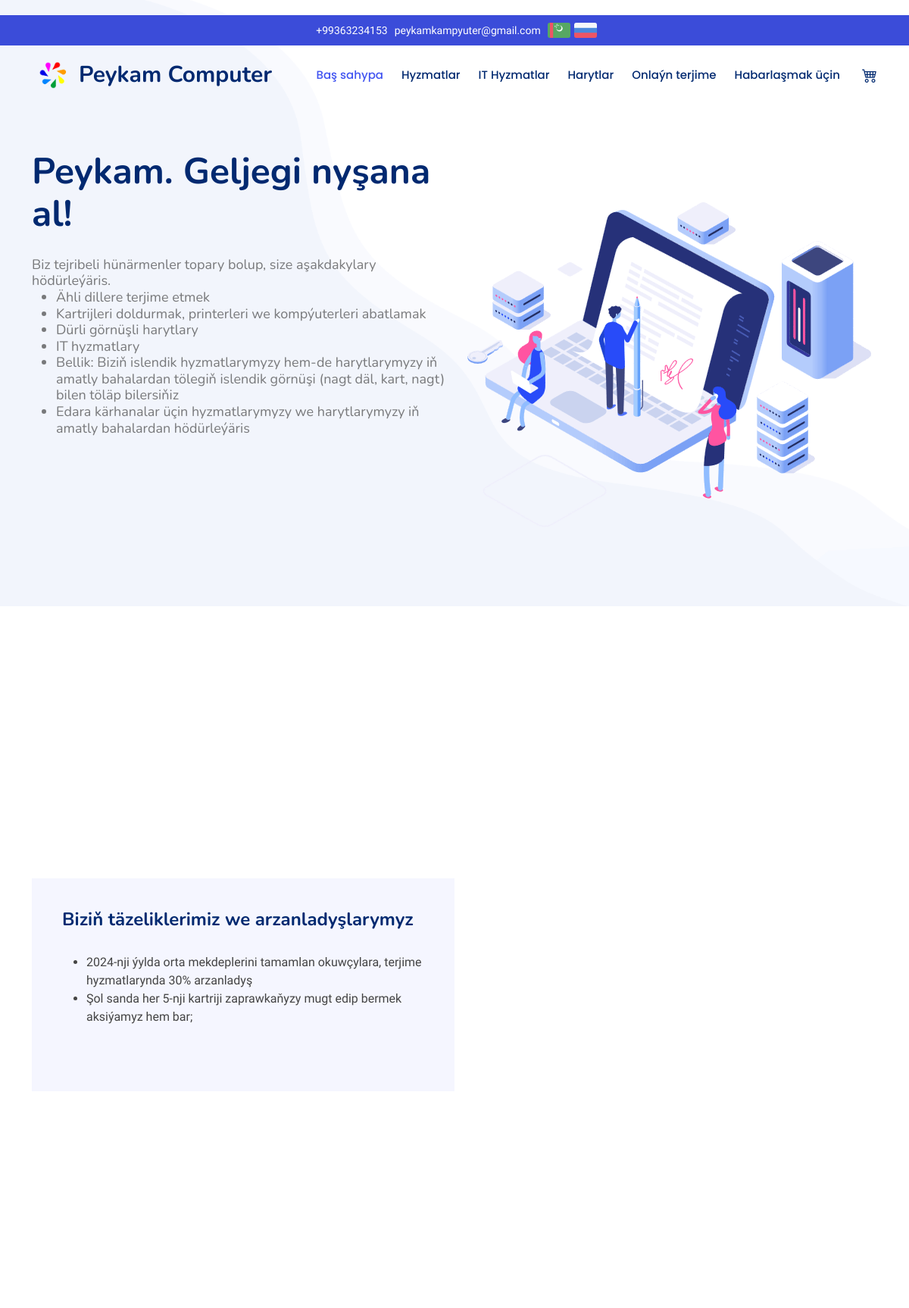
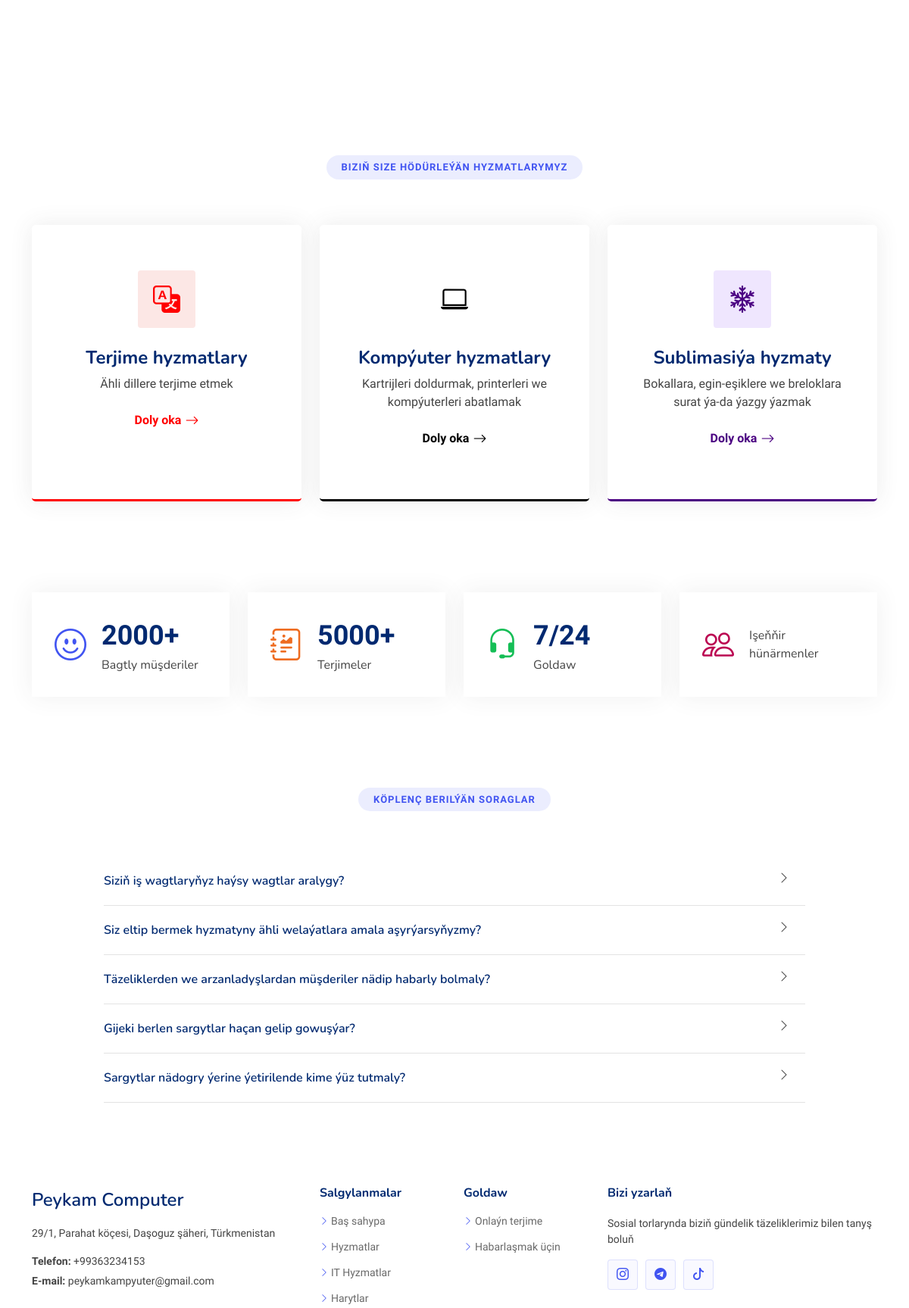
The page / (upper part) on the database its author committed (2 pictures, top to bottom).
### main/models.py (models this page shows, shortened)
class Info(models.Model):
    logo_name = models.CharField(max_length = 500, blank=True)
    title_name = models.CharField(max_length = 500, blank=True)
    title_name_russian = models.CharField(max_length = 500, blank=True)
    email_1 = models.CharField(max_length = 500, blank=True)
    email_2 = models.CharField(max_length = 500, blank=True)
    phone_1 = models.CharField(max_length = 500, blank=True)
    phone_2 = models.CharField(max_length = 500, blank=True)
    address_1 = models.CharField(max_length = 500, blank=True)
    address_1_russian = models.CharField(max_length = 500, blank=True)
    address_2 = models.CharField(max_length = 500, blank=True)
    address_2_russian = models.CharField(max_length = 500, blank=True)
    work_hours = models.CharField(max_length = 500, blank=True)
    instagram_link = models.CharField(max_length = 500, blank=True)
    tiktok_link = models.CharField(max_length = 500, blank=True)
    telegram_link = models.CharField(max_length = 500, blank=True)
    class Meta:
        verbose_name = "Site info"
        verbose_name_plural = "Site info"

class HeroSection(models.Model):
    title = models.CharField(max_length = 500, blank=True)
    description = models.TextField(blank=True)
    components = models.TextField(blank=True)
    title_russian = models.CharField(max_length = 500, blank=True)
    description_russian = models.TextField(blank=True)
    components_russian = models.TextField(blank=True)
    image = models.ImageField(upload_to='images', blank=True)
    class Meta:
        verbose_name = "Hero Section"
        verbose_name_plural = "Hero Section"

class Aboutus(models.Model):
    title = models.CharField(max_length = 500, blank=True)
    text = models.TextField(blank=True)
    title_russian = models.CharField(max_length = 500, blank=True)
    text_russian = models.TextField(blank=True)
    class Meta:
        verbose_name = "About us"
        verbose_name_plural = "About us"

class Slider(models.Model):
    image = models.ImageField(upload_to='images', blank=True)

class Service(models.Model):
    icon = models.CharField(max_length = 100, blank=True)
    color = models.CharField(max_length = 100, blank=True)
    title = models.CharField(max_length = 250, blank=True)
    short_description = models.TextField(blank=True)
    full_description = models.TextField(blank=True)
    title_russian = models.CharField(max_length = 250, blank=True)
    short_description_russian = models.TextField(blank=True)
    full_description_russian = models.TextField(blank=True)
    image = models.ImageField(upload_to='images', blank=True)
    image_russian = models.ImageField(upload_to='images', blank=True)

class Stats(models.Model):
    happy_clients = models.CharField(max_length=100, blank=True)
    translations = models.CharField(max_length=100, blank=True)
    support = models.CharField(max_length=100, blank=True)
    team = models.CharField(max_length=100, blank=True)
    class Meta:
        verbose_name = "Statistics"
        verbose_name_plural = "Statistics"

class FAQ(models.Model):
    question = models.TextField(blank=True)
    answer = models.TextField(blank=True)
    question_russian = models.TextField(blank=True)
    answer_russian = models.TextField(blank=True)
    class Meta:
        ordering = ('-id',)
        verbose_name = "FAQ"
        verbose_name_plural = "FAQ"

### main/views.py (the view)
# urls.py: path('', views.index,name="index"),
def index(request):
    page = "home"
    language = "turkmen"
    aboutus = Aboutus.objects.last()
    services = Service.objects.all()
    stats = Stats.objects.last()
    faqs = FAQ.objects.all()
    hero_section = HeroSection.objects.last()
    sliders = Slider.objects.all()
    current_url = request.get_full_path()
    context = {
        'page': page,
        'language': language,
        'aboutus': aboutus,
        'services': services,
        'stats': stats,
        'faqs': faqs,
        'hero_section': hero_section,
        'sliders': sliders,
        'current_url': current_url
    }
    context['title_name'] = "Peykam | Baş sahypa"
    return render(request, 'turkmen/index.html', context)

### main/templatetags/custom_filters.py (called while the page is built)
@register.filter
def to_rgb(value):
    value = tuple(webcolors.name_to_rgb(value)) + (0.1,)
    return value

@register.filter
def split(value):
    return value.split('.')

### templates/turkmen/index.html (shortened to what this page needs)
{% extends 'turkmen/base.html' %}
{% load static %}
{% load custom_filters %}
{% block content %}
    <section id="hero" class="hero section">
      <div class="container">
        <div class="row gy-4">
          <div class="col-lg-6 order-2 order-lg-1 d-flex flex-column justify-content-center">
            <h1 data-aos="fade-up">{{hero_section.title}}</h1><br>
            <h2 data-aos="fade-up" data-aos-delay="100">{{hero_section.description}}
              <ul>
                {% for sentence in hero_section.components|split %}
                  {% if sentence %}
                    <li>{{sentence}}</li>
                  {% endif %}
                {% endfor %}
              </ul>
            </h2>
          </div>
          <div class="col-lg-6 order-1 order-lg-2 hero-img" data-aos="zoom-out">
            <br><br><br><br><br><br>
            <img src="{{hero_section.image.url}}" class="img-fluid animated" alt="">
          </div>
        </div>
      </div>
    </section>
    <section id="about" class="about section">
      <div class="container" data-aos="fade-up">
        <div class="row gx-0">
          <div class="col-lg-6 d-flex flex-column justify-content-center" data-aos="fade-up" data-aos-delay="200">
            <div class="content">
              <h2>{{aboutus.title}}</h2>
              <p>
                <table>
                  <ul>
                    {% for sentence in aboutus.text|split %}
                    {% if sentence %}
                      <li>{{sentence}}</li>
                    {% endif %}
                  {% endfor %}
                </ul>
                </table>
              </p>
            </div>
          </div>
          <div class="col-lg-6 d-flex align-items-center" data-aos="zoom-out" data-aos-delay="200">
            <div class="about-slider swiper init-swiper">
              <div class="swiper-wrapper align-items-center">
                {% for slider in sliders %}
                <div class="swiper-slide">
                  <img src="{{slider.image.url}}" alt="">
                </div>
                {% endfor %}
              </div>
            </div>
          </div>
        </div>
      </div>
    </section>
<section id="services" class="services section">
  <br><br><br>
  <div class="container section-title" data-aos="fade-up">
    <h2>Biziň size hödürleýän hyzmatlarymyz</h2>
  </div>
  <div class="container">
    <div class="row gy-4">
      {% for service in services %}
      <div class="col-lg-4 col-md-6" data-aos="fade-up" data-aos-delay="100">
        <div class="service-item item-{{service.color}} position-relative">
          <i class="bi bi-{{service.icon}} icon"></i>
          <h3>{{service.title}}</h3>
          <p>{{service.short_description}}</p>
          <a href="{% url 'service' service.id %}" class="read-more stretched-link"><span>Doly oka</span> <i class="bi bi-arrow-right"></i></a>
        </div>
      </div>
      {% endfor %}
    </div>
  </div>
</section>
    <section id="stats" class="stats section">
      <div class="container" data-aos="fade-up" data-aos-delay="100">
        <div class="row gy-4">
          <div class="col-lg-3 col-md-6">
            <div class="stats-item d-flex align-items-center w-100 h-100">
              <i class="bi bi-emoji-smile color-blue flex-shrink-0"></i>
              <div>
                <span>{{stats.happy_clients}}</span>
                <p>Bagtly müşderiler</p>
              </div>
            </div>
          </div>
          <div class="col-lg-3 col-md-6">
            <div class="stats-item d-flex align-items-center w-100 h-100">
              <i class="bi bi-journal-richtext color-orange flex-shrink-0" style="color: #ee6c20;"></i>
              <div>
                <span>{{stats.translations}}</span>
                <p>Terjimeler</p>
              </div>
            </div>
          </div>
          <div class="col-lg-3 col-md-6">
            <div class="stats-item d-flex align-items-center w-100 h-100">
              <i class="bi bi-headset color-green flex-shrink-0" style="color: #15be56;"></i>
              <div>
                <span>{{stats.support}}</span>
                <p>Goldaw</p>
              </div>
            </div>
          </div>
          <div class="col-lg-3 col-md-6">
            <div class="stats-item d-flex align-items-center w-100 h-100">
              <i class="bi bi-people color-pink flex-shrink-0" style="color: #bb0852;"></i>
              <div>
                <p>Işeňňir hünärmenler</p>
              </div>
            </div>
          </div>
        </div>
      </div>
    </section>
    <section id="faq" class="faq section">
      <div class="container section-title" data-aos="fade-up">
        <h2>Köplenç berilýän soraglar</h2>
      </div>
      <div class="container">
        <div class="row justify-content-center">
          <div class="col-lg-10" data-aos="fade-up" data-aos-delay="100">
            <div class="faq-container">
              {% for faq in faqs %}
                <div class="faq-item faq">
                  <h3>{{faq.question}}</h3>
                    <i class="faq-toggle bi bi-chevron-right"></i>
                </div>
              {% endfor %}
            </div>
          </div>
        </div>
      </div>
    </section>
  {% endblock %}

### templates/turkmen/navigation.html (shortened to what this page needs)
{% load static %}
  <header id="header" class="header fixed-top">
    <div class="topbar d-flex align-items-center">
      <div class="container d-flex justify-content-center align-items-center">
        <div class="contact-info d-flex align-items-center">
          <i class="d-flex align-items-center"><a href="tel:{{phone_1}}">{{phone_1}}</a></i>
          <i class="d-flex align-items-center ms-1"><a href="mailto:{{email_1}}">{{email_1}}</a></i>
          <i class="d-flex align-items-center ms-1"><a href="{{turkmen_url}}"><img src="{% static 'assets/img/tm.png' %}" alt=""></a></i>
          <i class="d-flex align-items-center ms-0"><a href="{{russian_url}}"><img src="{% static 'assets/img/ru.png' %}" alt=""></a></i>
        </div>
        </div>
      </div>
    <div class="branding d-flex align-items-cente">
      <div class="container position-relative d-flex align-items-center justify-content-between">
        <a href="{% url 'index' %}" class="logo d-flex align-items-center me-auto">
          <img src="{% static 'assets/img/logo.png' %}" alt="">
          <h1 class="sitename">{{logo_name}}</h1>
        </a>
        <nav id="navmenu" class="navmenu">
          <ul>
            {% if page == 'home' %}
            <li><a href="{% url 'index' %}" class="active">Baş sahypa<br></a></li>
            <li><a href="{% url 'services' %}">Hyzmatlar</a></li>
            <li><a href="{% url 'it_services' %}">IT Hyzmatlar</a></li>
            <li><a href="{% url 'products' %}">Harytlar</a></li>
            <li><a href="{% url 'translation_page' %}">Onlaýn terjime</a></li>
            <li><a href="{% url 'contact' %}">Habarlaşmak üçin</a></li>
            {% endif %}
            {% if cart_items_length == 0 %}
            <li><a href="{% url 'view_cart' %}"><i class="bi bi-cart4" style="font-size: 20px;"></i></a></li>
            {% else %}
            <li><a href="{% url 'view_cart' %}">({{cart_items_length}})<i class="bi bi-cart4" style="font-size: 20px;"></i></a></li>
            {% endif %}
          </ul>
        </nav>
      </div>
    </div>
  </header>

### templates/turkmen/footer.html (shortened to what this page needs)
{% load static %}
  <footer id="footer" class="footer">
    <div class="container footer-top">
      <div class="row gy-4">
        <div class="col-lg-4 col-md-6 footer-about">
          <a href="{% url 'index' %}" class="d-flex align-items-center">
            <span class="sitename">{{logo_name}}</span>
          </a>
          <div class="footer-contact pt-3">
            <p>{{address_1}}</p>
            <p class="mt-3"><strong>Telefon:</strong> <span>{{phone_1}}</span></p>
            <p><strong>E-mail:</strong> <span>{{email_1}}</span></p>
          </div>
        </div>
        <div class="col-lg-2 col-md-3 footer-links">
          <h4>Salgylanmalar</h4>
          <ul>
            <li><i class="bi bi-chevron-right"></i> <a href="{% url 'index' %}">Baş sahypa</a></li>
            <li><i class="bi bi-chevron-right"></i> <a href="{% url 'services' %}">Hyzmatlar</a></li>
            <li><i class="bi bi-chevron-right"></i> <a href="{% url 'it_services' %}">IT Hyzmatlar</a></li>
            <li><i class="bi bi-chevron-right"></i> <a href="{% url 'products' %}">Harytlar</a></li>
          </ul>
        </div>
        <div class="col-lg-2 col-md-3 footer-links">
          <h4>Goldaw</h4>
           <ul>
            <li><i class="bi bi-chevron-right"></i> <a href="{% url 'translation_page' %}">Onlaýn terjime</a></li>
            <li><i class="bi bi-chevron-right"></i> <a href="{% url 'contact' %}">Habarlaşmak üçin</a></li>
          </ul>
        </div>
        <div class="col-lg-4 col-md-12">
          <h4>Bizi yzarlaň</h4>
          <p>Sosial torlarynda biziň gündelik täzeliklerimiz bilen tanyş boluň</p>
          <div class="social-links d-flex">
            <a href="https://www.instagram.com/{{instagram_link}}"><i class="bi bi-instagram"></i></a>
            <a href="https://telegram.org/"><i class="bi bi-telegram"></i></a>
            <a href="https://www.tiktok.com/"><i class="bi bi-tiktok"></i></a>
          </div>
        </div>
      </div>
    </div>
  </footer>

### rows shown on the page
Info: phone_1 "+99363234153", email_1 "peykamkampyuter@gmail.com", logo_name "Peykam Computer", address_1 "29/1, Parahat köçesi, Daşoguz şäheri, Türkmenistan"
HeroSection: title "Peykam. Geljegi nyşana al!", description "Biz tejribeli hünärmenler topary bolup, size aşakdakylary hödürleýäris.", image (picture)
Aboutus: title "Biziň täzeliklerimiz we arzanladyşlarymyz"
Slider: image (picture)
Service: title "Terjime hyzmatlary", short_description "Ähli dillere terjime etmek"
Service: title "Kompýuter hyzmatlary", short_description "Kartrijleri doldurmak, printerleri we kompýuterleri abatlamak"
Service: title "Sublimasiýa hyzmaty", short_description "Bokallara, egin-eşiklere we breloklara surat ýa-da ýazgy ýazmak"
Stats: happy_clients "2000+", translations "5000+", support "7/24"
FAQ: question "Siziň iş wagtlaryňyz haýsy wagtlar aralygy?"
FAQ: question "Siz eltip bermek hyzmatyny ähli welaýatlara amala aşyrýarsyňyzmy?"
FAQ: question "Täzeliklerden we arzanladyşlardan müşderiler nädip habarly bolmaly?"
FAQ: question "Gijeki berlen sargytlar haçan gelip gowuşýar?"
FAQ: question "Sargytlar nädogry ýerine ýetirilende kime ýüz tutmaly?"

### other values the page prints
{{ sentence }} "Ähli dillere terjime etmek" "Kartrijleri doldurmak, printerleri we kompýuterleri abatlamak" "Dürli görnüşli harytlary" "IT hyzmatlary" "Bellik: Biziň islendik hyzmatlarymyzy hem-de harytlarymyzy iň amatly bahalardan tölegiň islendik görnüşi (nagt däl, kart, nagt) bilen töläp bilersiňiz" "Edara kärhanalar üçin hyzmatlarymyzy we harytlarymyzy iň amatly bahalardan hödürleýäris"
{{ sentence }} "2024-nji ýylda orta mekdeplerini tamamlan okuwçylara, terjime hyzmatlarynda 30% arzanladyş" "Şol sanda her 5-nji kartriji zaprawkaňyzy mugt edip bermek aksiýamyz hem bar;"
